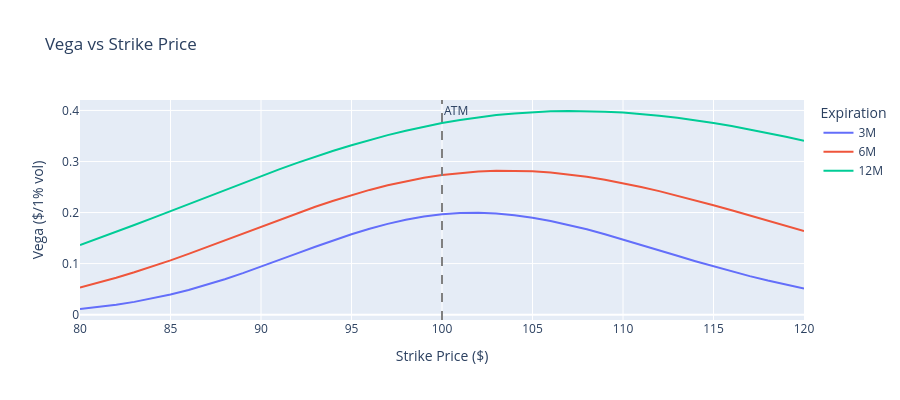

The notebook cell this image was saved under:
### Markdown cell above
### Vega Term Structure

Longer-dated options have higher vega - they're more sensitive to
volatility changes. This makes sense: more time means more opportunity
for volatility to impact the final payoff.

### Code cell
fig = px.line(
    greeks_df.to_pandas(),
    x="strike",
    y="vega",
    color="time_to_exp",
    title="Vega vs Strike Price",
    labels={
        "strike": "Strike Price ($)",
        "vega": "Vega ($/1% vol)",
        "time_to_exp": "Expiration",
    },
)
fig.add_vline(x=100, line_dash="dash", line_color="gray", annotation_text="ATM")
fig.update_layout(height=400)
fig.show()

### Figure 1 — Plotly figure (JSON) as saved in the notebook; plotly's stock layout.template omitted (floating-point values rounded to 4 significant figures)
{"data": [{"hovertemplate": "Expiration=3M<br>Strike Price ($)=%{x}<br>Vega ($/1% vol)=%{y}<extra></extra>", "legendgroup": "3M", "line": {"color": "#636efa", "dash": "solid"}, "marker": {"symbol": "circle"}, "mode": "lines", "name": "3M", "orientation": "v", "showlegend": true, "type": "scatter", "x": [80.0, 81.0, 82.0, 83.0, 84.0, 85.0, 86.0, 87.0, 88.0, 89.0, 90.0, 91.0, 92.0, 93.0, 94.0, 95.0, 96.0, 97.0, 98.0, 99.0, 100.0, 101.0, 102.0, 103.0, 104.0, 105.0, 106.0, 107.0, 108.0, 109.0, 110.0, 111.0, 112.0, 113.0, 114.0, 115.0, 116.0, 117.0, 118.0, 119.0, 120.0], "xaxis": "x", "y": [0.01103, 0.01475, 0.01937, 0.02499, 0.03167, 0.03946, 0.04838, 0.05838, 0.06938, 0.08124, 0.09378, 0.1068, 0.1199, 0.133, 0.1456, 0.1574, 0.1683, 0.1778, 0.1858, 0.192, 0.1964, 0.1989, 0.1994, 0.198, 0.1948, 0.1899, 0.1836, 0.1759, 0.1671, 0.1576, 0.1474, 0.1368, 0.126, 0.1153, 0.1047, 0.09447, 0.08466, 0.07538, 0.0667, 0.05866, 0.05128], "yaxis": "y"}, {"hovertemplate": "Expiration=6M<br>Strike Price ($)=%{x}<br>Vega ($/1% vol)=%{y}<extra></extra>", "legendgroup": "6M", "line": {"color": "#EF553B", "dash": "solid"}, "marker": {"symbol": "circle"}, "mode": "lines", "name": "6M", "orientation": "v", "showlegend": true, "type": "scatter", "x": [80.0, 81.0, 82.0, 83.0, 84.0, 85.0, 86.0, 87.0, 88.0, 89.0, 90.0, 91.0, 92.0, 93.0, 94.0, 95.0, 96.0, 97.0, 98.0, 99.0, 100.0, 101.0, 102.0, 103.0, 104.0, 105.0, 106.0, 107.0, 108.0, 109.0, 110.0, 111.0, 112.0, 113.0, 114.0, 115.0, 116.0, 117.0, 118.0, 119.0, 120.0], "xaxis": "x", "y": [0.05332, 0.06235, 0.07222, 0.08289, 0.0943, 0.1064, 0.119, 0.132, 0.1454, 0.1589, 0.1724, 0.1857, 0.1987, 0.2112, 0.2231, 0.2342, 0.2443, 0.2534, 0.2614, 0.2681, 0.2736, 0.2777, 0.2805, 0.2819, 0.282, 0.2808, 0.2783, 0.2747, 0.2699, 0.2642, 0.2576, 0.2501, 0.242, 0.2332, 0.224, 0.2144, 0.2045, 0.1944, 0.1843, 0.1741, 0.164], "yaxis": "y"}, {"hovertemplate": "Expiration=12M<br>Strike Price ($)=%{x}<br>Vega ($/1% vol)=%{y}<extra></extra>", "legendgroup": "12M", "line": {"color": "#00cc96", "dash": "solid"}, "marker": {"symbol": "circle"}, "mode": "lines", "name": "12M", "orientation": "v", "showlegend": true, "type": "scatter", "x": [80.0, 81.0, 82.0, 83.0, 84.0, 85.0, 86.0, 87.0, 88.0, 89.0, 90.0, 91.0, 92.0, 93.0, 94.0, 95.0, 96.0, 97.0, 98.0, 99.0, 100.0, 101.0, 102.0, 103.0, 104.0, 105.0, 106.0, 107.0, 108.0, 109.0, 110.0, 111.0, 112.0, 113.0, 114.0, 115.0, 116.0, 117.0, 118.0, 119.0, 120.0], "xaxis": "x", "y": [0.1363, 0.149, 0.1621, 0.1755, 0.1891, 0.203, 0.2169, 0.2308, 0.2446, 0.2582, 0.2716, 0.2847, 0.2973, 0.3094, 0.321, 0.3319, 0.3422, 0.3517, 0.3604, 0.3682, 0.3752, 0.3814, 0.3866, 0.3909, 0.3942, 0.3967, 0.3983, 0.3989, 0.3987, 0.3976, 0.3958, 0.3931, 0.3897, 0.3856, 0.3808, 0.3754, 0.3694, 0.3629, 0.3559, 0.3485, 0.3407], "yaxis": "y"}], "layout": {"annotations": [{"showarrow": false, "text": "ATM", "x": 100, "xanchor": "left", "xref": "x", "y": 1, "yanchor": "top", "yref": "y domain"}], "height": 400, "legend": {"title": {"text": "Expiration"}, "tracegroupgap": 0}, "shapes": [{"line": {"color": "gray", "dash": "dash"}, "type": "line", "x0": 100, "x1": 100, "xref": "x", "y0": 0, "y1": 1, "yref": "y domain"}], "title": {"text": "Vega vs Strike Price"}, "xaxis": {"anchor": "y", "domain": [0.0, 1.0], "title": {"text": "Strike Price ($)"}}, "yaxis": {"anchor": "x", "domain": [0.0, 1.0], "title": {"text": "Vega ($/1% vol)"}}}}
